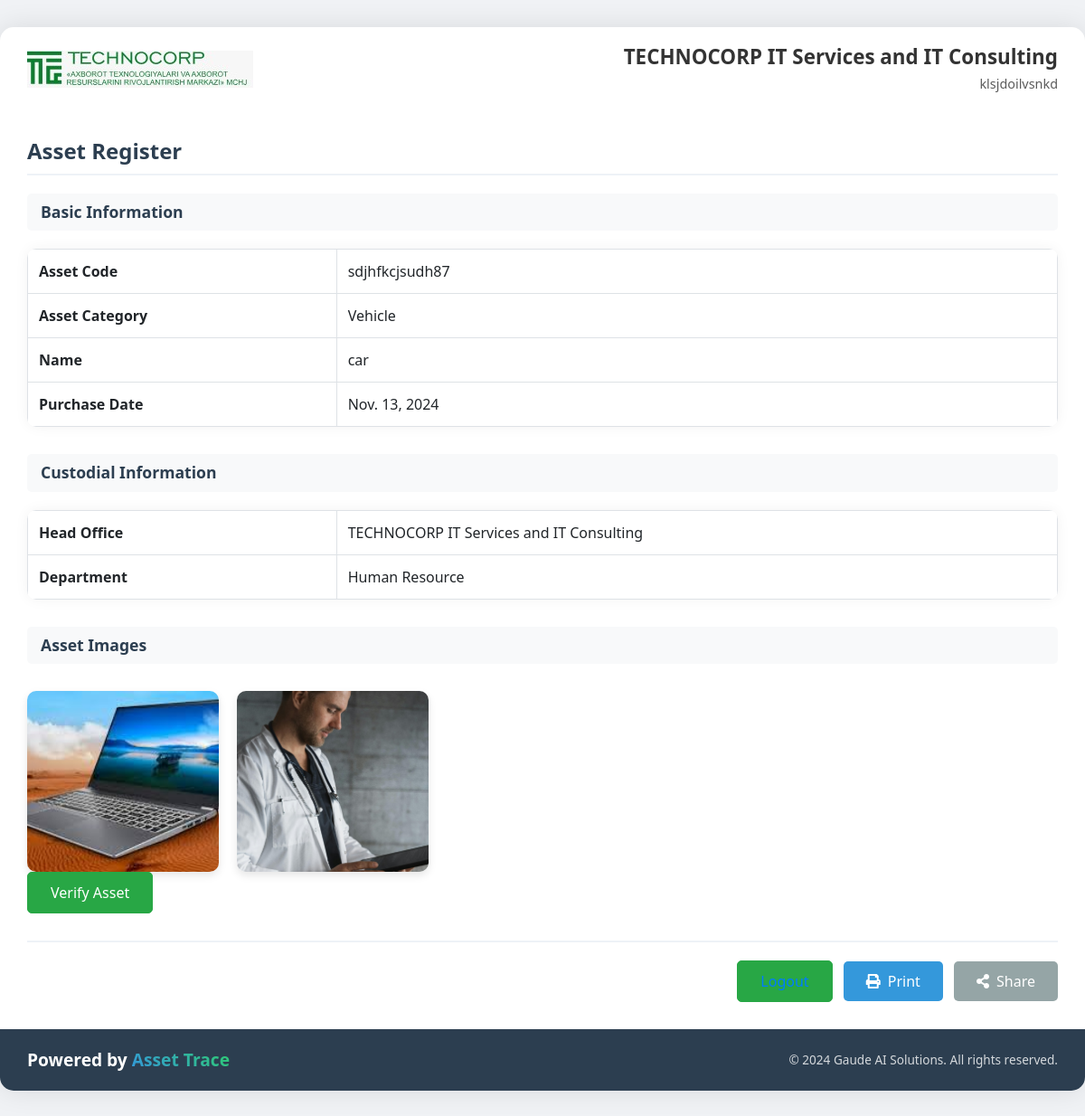
Screenshot of /asset/asset/59/ (signed in) with the database file from the repository.
### asset_App/models.py (models this page shows, shortened)
class AssetData(models.Model):
    asset_type = models.ForeignKey(AssetType, on_delete=models.CASCADE, related_name='assets')
    asset_code=models.CharField(max_length=200,unique=True)
    office=models.ForeignKey(HeadOffice,on_delete=models.CASCADE)
    branch=models.ForeignKey(Branches,on_delete=models.CASCADE)
    department=models.ForeignKey(Departments,on_delete=models.CASCADE)
    asset_name = models.CharField(max_length=200)
    model = models.CharField(max_length=200,null=True,blank=True)
    serial_number = models.CharField(max_length=200, unique=True,null=True,blank=True)
    purchase_date = models.DateField(null=True,blank=True)
    warranty_info = models.CharField(max_length=200,null=True,blank=True)
    price = models.DecimalField(max_digits=30, decimal_places=5)
    is_sold = models.BooleanField(default=False)
    custodian=models.CharField(max_length=30,null=True,blank=True)
    sold_date = models.DateField(null=True, blank=True)  # New field to track sold date
    verified=models.BooleanField(default=False)
    class Meta:
        ordering = ['-purchase_date']

class AssetType(models.Model):
    name = models.CharField(max_length=200,unique=True)
    office = models.ForeignKey(HeadOffice, on_delete=models.CASCADE, null=True, blank=True)

class AssetImage(models.Model):
    asset = models.ForeignKey(AssetData, on_delete=models.CASCADE, related_name='images')
    image = models.ImageField(upload_to='images')

### authentication/models.py (models this page shows, shortened)
class HeadOffice(models.Model):
    prefix = models.CharField(max_length=10, unique=True)
    client = models.ForeignKey(Client, on_delete=models.CASCADE)
    name = models.CharField(max_length=255)
    address = models.CharField(max_length=255)
    contact_number = models.CharField(max_length=15,validators=[validate_phone_number])
    is_branch = models.BooleanField(default=False)
    logo_image=models.ImageField(upload_to='offiec_logo')
    created_at=models.DateTimeField(auto_now_add=True)

class Departments(models.Model):
    dpt_name=models.CharField(max_length=255,unique=True)
    branch=models.ForeignKey(Branches,on_delete=models.CASCADE)
    qr_code = models.ImageField(upload_to='department_qr_codes/', blank=True, null=True)

### asset_App/views.py (the view)
# urls.py: path('asset/<int:asset_id>/', views.asset_link, name='asset_link'),
def asset_link(request, asset_id):
    asset = get_object_or_404(AssetData, pk=asset_id)
    depreciations = Depreciation.objects.filter(asset=asset)
    context={
        'custom_fields': asset.custom_fields if asset.custom_fields else {},
        'asset': asset,
        'depreciations':depreciations
    }
    if request.user.is_authenticated:
        return render(request, 'asset/asset_full_details.html', {'asset': asset})
    return render(request, 'asset/asset_link.html', context)

### authentication/context_processors.py (called while the page is built)
def user_role(request):
    if request.user.is_authenticated:
        user = request.user
        if user.is_superuser:
            role = 'master'
        elif user.is_superadmin:
            role = 'super_admin'
        elif user.is_admin:
            role = 'admin'
        else:
            role = 'unknown'
    else:
        role = 'guest'
    return {'user_role': role}

def logo_context(request):
    if not request.user.is_authenticated:
        return {}
    user = request.user
    if user.head_office and user.head_office.logo_image:
        logo_url = user.head_office.logo_image.url
    elif user.branch and user.branch.logo_image:
        logo_url = user.branch.logo_image.url
    else:
        logo_url = None
    return {
        'logo_url': logo_url,
    }

### templates/asset/asset_full_details.html (shortened to what this page needs)
<!DOCTYPE html>
{% load i18n %}
<html lang="en">
<head>
    <link rel="stylesheet" href="https://stackpath.bootstrapcdn.com/bootstrap/4.5.2/css/bootstrap.min.css">
    <link rel="stylesheet" href="https://cdnjs.cloudflare.com/ajax/libs/font-awesome/5.15.1/css/all.min.css">
</head>
<body>
    <div class="main-container">
        <header class="header-section">
            <div class="logo-section">
                {% if asset.office.logo_image %}
                    <img src="{{ asset.office.logo_image.url }}" alt="{{ asset.office.name }} Logo" class="company-logo">
                {% endif %}
            </div>
            <div class="company-info">
                <h5 class="company-name">{{ asset.office.name }}</h5>
                <p class="company-address">{{ asset.office.address }}</p>
            </div>
        </header>
        <div class="content-section">
            <h4 class="page-title">{% trans "Asset Register" %}</h4>
            <section>
                <h6 class="section-title">{% trans "Basic Information" %}</h6>
                <div class="table-responsive">
                    <table class="table table-bordered">
                        <tbody>
                            <tr><th width="30%">{% trans "Asset Code" %}</th><td>{{ asset.asset_code }}</td></tr>
                            <tr><th width="30%">{% trans "Asset Category" %}</th><td>{{ asset.asset_type.name }}</td></tr>
                            <tr><th>{% trans "Name" %}</th><td>{{ asset.asset_name }}</td></tr>
                            {% if asset.purchase_date %}
                            <tr>
                                <th>{% trans "Purchase Date" %}</th>
                                <td>{{ asset.purchase_date }}</td>
                            </tr>
                            {% endif %}
                        </tbody>
                    </table>
                </div>
            </section>
            <section>
                <h6 class="section-title">{% trans "Custodial Information" %}</h6>
                <div class="table-responsive">
                    <table class="table table-bordered">
                        <tbody>
                            <tr><th width="30%">{% trans "Head Office" %}</th><td>{{ asset.office.name }}</td></tr>
                            <tr><th>{% trans "Department" %}</th><td>{{ asset.department.dpt_name }}</td></tr>
                        </tbody>
                    </table>
                </div>
            </section>
            {% if asset.images.all %}
            <section>
                <h6 class="section-title">{% trans "Asset Images" %}</h6>
                <div class="image-gallery">
                    {% for image in asset.images.all %}
                        <div class="image-container">
                            <img src="{{ image.image.url }}" alt="{{ asset.asset_name }}" class="asset-image">
                        </div>
                    {% endfor %}
                </div>
            </section>
            {% endif %}
            <div class="verified">
                <form method="POST" action="{% url 'verify_asset' asset.id %}">
                    <button type="submit" class="btn btn-success">
                        {% if asset.verified %}
                            ✓ {% trans "Verified" %}
                        {% else %}
                            {% trans "Verify Asset" %}
                        {% endif %}
                    </button>
                </form>
            </div>
            <div class="action-buttons">
                <button  class="btn btn-success mr-2">
                    <a href="{% url 'logout' %}">{% trans "Logout" %}</a>
                </button>
                <button id="printButton" class="btn btn-primary mr-2">
                    <i class="fas fa-print mr-2"></i>{% trans "Print" %}
                </button>
                <button id="shareButton" class="btn btn-secondary">
                    <i class="fas fa-share-alt mr-2"></i>{% trans "Share" %}
                </button>
            </div>
        </div>
        <footer class="footer">
            <div class="footer-content">
                <div class="footer-brand">
                    {% trans "Powered by" %} <span class="asset-trace-text">{% trans "Asset Trace" %}</span>
                </div>
                <div class="footer-copyright">
                    © {% now "Y" %} <a href="https://gaudesolutions.com/" class="text-white">{% trans "Gaude AI Solutions" %}</a>. {% trans "All rights reserved." %}
                </div>
            </div>
        </footer>
    </div>
</body>
</html>

### templates/asset/asset_full_details.html (style rules this page uses)
body { background-color: #f0f2f5; color: #333; font-family: 'Segoe UI', Tahoma, Geneva, Verdana, sans-serif; }
.main-container { background-color: #ffffff; border-radius: 15px; box-shadow: 0 0 30px rgba(0, 0, 0, 0.1); padding: 0; margin: 30px auto; max-width: 1200px; overflow: hidden; }
.header-section { display: flex; align-items: center; justify-content: space-between; padding: 20px 30px; }
.company-logo { max-height: 60px; object-fit: contain; }
.company-info { text-align: right; }
.company-name { font-size: 1.4rem; font-weight: 600; margin-bottom: 5px; }
.company-address { font-size: 0.9rem; margin: 0; opacity: 0.8; }
.content-section { padding: 30px; }
.page-title { color: #2c3e50; font-weight: 600; margin-bottom: 20px; padding-bottom: 10px; border-bottom: 2px solid #eef2f7; }
.section-title { background-color: #f8f9fa; padding: 10px 15px; border-radius: 5px; margin-bottom: 20px; color: #2c3e50; font-weight: 600; font-size: 1.1rem; }
.table-responsive { border-radius: 10px; box-shadow: 0 0 15px rgba(0, 0, 0, 0.05); margin-bottom: 30px; }
.table { margin-bottom: 0; }
.image-gallery { display: grid; grid-template-columns: repeat(auto-fill, minmax(200px, 1fr)); gap: 20px; margin-top: 30px; }
.image-container { border-radius: 10px; overflow: hidden; box-shadow: 0 4px 10px rgba(0, 0, 0, 0.1); transition: transform 0.3s ease, box-shadow 0.3s ease; }
.asset-image { width: 100%; height: 200px; object-fit: cover; }
.action-buttons { margin-top: 30px; padding-top: 20px; border-top: 2px solid #eef2f7; text-align: right; }
.btn { padding: 10px 25px; border-radius: 5px; font-weight: 500; transition: all 0.3s ease; }
.btn-primary { background-color: #3498db; border: none; }
.btn-secondary { background-color: #95a5a6; border: none; }
.footer { background-color: #2c3e50; color: #ffffff; padding: 20px 30px; }
.footer-content { display: flex; justify-content: space-between; align-items: center; }
.footer-brand { font-size: 1.2rem; font-weight: 600; }
.footer-copyright { font-size: 0.85rem; opacity: 0.8; }
.asset-trace-text { background: linear-gradient(45deg, #3498db, #2ecc71); -webkit-background-clip: text; background-clip: text; color: transparent; font-weight: bold; }

### rows the page displays
AssetData: office.logo_image (picture), office.name "TECHNOCORP IT Services and IT Consulting", office.address "klsjdoilvsnkd", asset_code "sdjhfkcjsudh87", asset_type.name "Vehicle", asset_name "car", purchase_date "Nov. 13, 2024", department.dpt_name "Human Resource"
AssetImage: image (picture)
AssetImage: image (picture)
